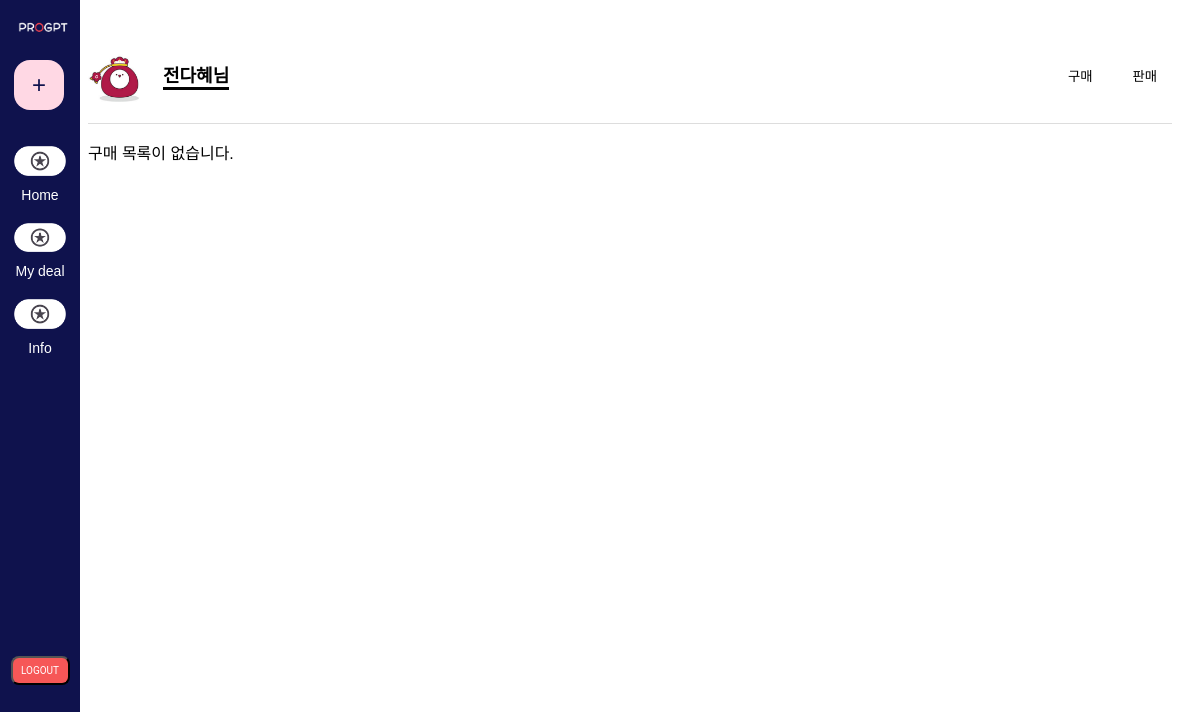
The app's page /mydeal_views/mydealbuy (signed in), older data.
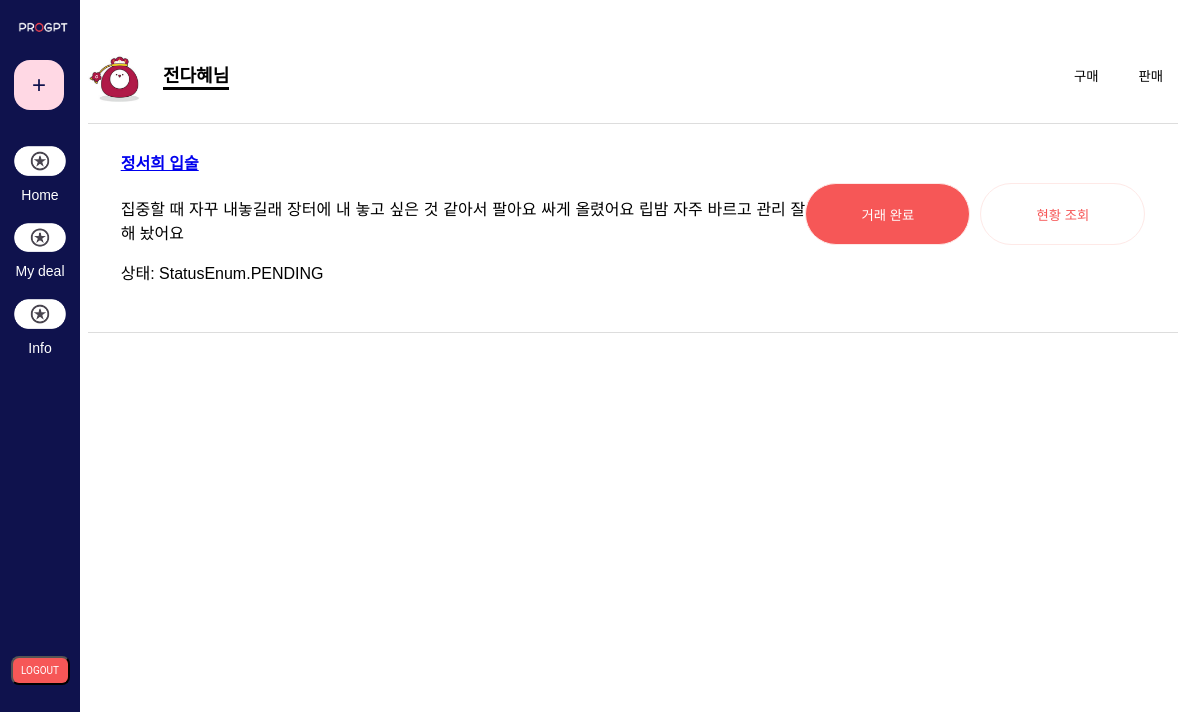
The same page, newer data.
### app/models.py (models this page shows)
class Buy(db.Model):
    __tablename__ = 'buy'
    id = db.Column(db.Integer, primary_key=True)
    item_name = db.Column(db.String(200), nullable=False)
    description = db.Column(db.Text, nullable=False)
    status = db.Column(db.Enum(StatusEnum), nullable=False, default=StatusEnum.PENDING)  # 상태를 Enum으로 정의
    created_at = db.Column(db.DateTime, default=datetime.utcnow)
    user_id = db.Column(db.Integer, db.ForeignKey('user.id'), nullable=False)
    post_id = db.Column(db.Integer, db.ForeignKey('posts.id'), nullable=False)

### app/views/mydeal_views.py (the view)
@bp.route('/mydealbuy')
def mydealbuy():
    user_id = session.get('user_id')
    if not user_id:
        flash("로그인 후 이용해 주세요.")
        return redirect(url_for('auth_views.login'))
    purchase_list = Buy.query.filter_by(user_id=user_id).all()
    return render_template('front/mydealbuy.html', purchases=purchase_list)

### app/views/auth_views.py (called while the page is built)
@bp.before_app_request
def load_logged_in_user():
    user_id = session.get('user_id')
    if user_id is None:
        g.user = None
    else:
        g.user = User.query.get(user_id)

### app/templates/front/mydealbuy.html (shortened to what this page needs)
<!DOCTYPE html>
<html lang="ko">
<head>
    <link rel="stylesheet" href="{{ url_for('static', filename='mydeal.css') }}">
    <link rel="stylesheet" href="{{ url_for('static', filename='bar.css') }}">
</head>
<body>
    <div class="sidebar">
        <div class="logo">
            <img src="{{ url_for('static', filename='logo.png') }}" alt="Logo">
            <button class="plus-button" onclick="location.href='{{ url_for('write_views.write') }}'">+</button>
        </div>
        <ul class="menu">
            <li><a href="#"><span class="icon" onclick="location.href='/home'"><img src="../../static/logologo.png" style="width:52px"></span> Home</a></li>
            <li><a href="#"><span class="icon" onclick="location.href='/mydeal_views/mydealbuy'"><img src="../../static/logologo.png" style="width:52px"></span> My deal</a></li>
            <li><a href="#"><span class="icon" onclick="location.href='/information'"><img src="../../static/logologo.png" style="width:52px"></span> Info</a></li>
            <form action="{{ url_for('auth.logout') }}" method="post" style="display:inline;">
                <button type="submit" class="logout">LOGOUT</button>
            </form>
        </ul>
    </div>
    <div class="content">
        <div class="user-info">
            <div style="display: flex; gap:15px; align-items: flex-end;">
                <img src="../../static/profilepic.png" alt="User Icon" class="user-icon">
                <p class="user-name">{{session['user_name']}}님</p>
            </div>
            <div class="purchase-sale">
                <button class="purchase-btn" onclick="location.href='/mydeal_views/mydealbuy'">구매</button>
                <button class="sale-btn" onclick="location.href='/mydeal_views/mydealsell'">판매</button>
            </div>
        </div>
        <div class="purchase-list">
            {% if purchases %}
            {% for purchase in purchases %}
            <div class="product-section">
                <div class="aboutabout">
                    <h4><a href="{{ url_for('detail.detail', post_id=purchase.id) }}">{{ purchase.item_name }}</a></h4>
                    <p>{{ purchase.description }}</p>
                    <p>상태: {{ purchase.status }}</p>
                </div>
                <div style="display: flex; gap: 10px;">
                    <button id="actionButton-{{ purchase.id }}"
                        class="status-btn {% if purchase.status in ['TRANSACTION_COMPLETED', 'PAYMENT_COMPLETED', 'SIZE_SELECTED', 'LOCKER_ASSIGNED'] %}disabled-btn{% endif %}"
                        onclick="updateStatus('{{ purchase.id }}', '{{ purchase.status }}')"
                        {% if purchase.status in ['TRANSACTION_COMPLETED', 'PAYMENT_COMPLETED', 'SIZE_SELECTED', 'LOCKER_ASSIGNED'] %}disabled{% endif %}>
                        {% if purchase.status == 'PENDING' %}입금 완료
                        {% elif purchase.status == 'PAYMENT_COMPLETED' %}사물함 크기 선택 완료
                        {% elif purchase.status == 'SIZE_SELECTED' %}사물함 배치 완료
                        {% elif purchase.status == 'LOCKER_ASSIGNED' %}수령 완료
                        {% else %}거래 완료{% endif %}
                    </button>
                    <button class="status-btn2" onclick="toggleProgressBar('{{ purchase.id }}')">현황 조회</button>
                </div>
        </div>
        {% endfor %}
        {% else %}
        <p>구매 목록이 없습니다.</p>
        {% endif %}
</body>
</html>

Row changes from the older to the newer data that the page shows:
added Buy: item_name "정서희 입술", description "집중할 때 자꾸 내놓길래 장터에 내 놓고 싶은 것 같아서 팔아요 싸게 올렸어요 립밤 자주 바르고 관리 잘해 놨어요", status "StatusEnum.PENDING", shows "거래 완료"
Text that changed along with them:
text no longer shown: "구매 목록이 없습니다."
